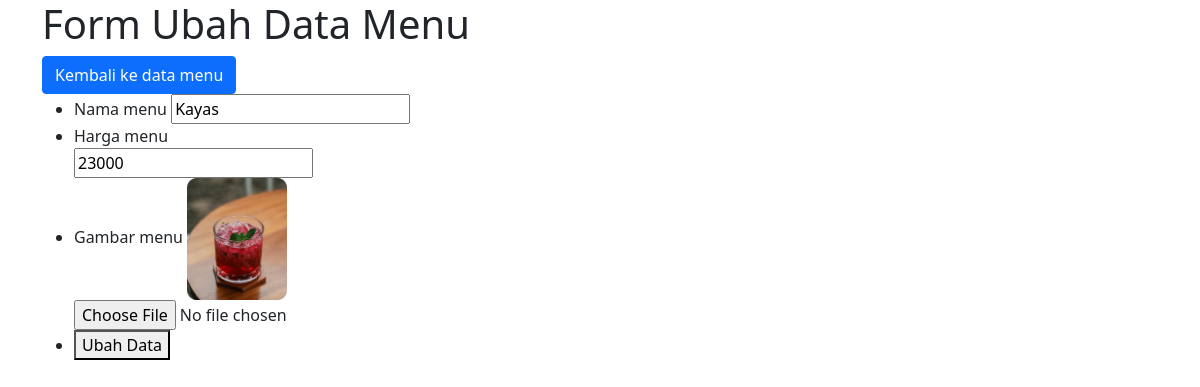
/ubah.php?id=28 (signed in), run on the app's committed database.
### tables this page shows
CREATE TABLE `listmenu` (
  `id` int(11) NOT NULL,
  `nama_menu` varchar(255) NOT NULL,
  `harga_menu` int(10) NOT NULL,
  `gambar` varchar(255) NOT NULL
);

### functions.php (called while the page is built, shortened)
<?php
function koneksi() {
    $conn = mysqli_connect('localhost', 'root', '', 'tubes_213040012') or die('KONEKSI GAGAL!');
    return $conn;
}
function query($query) {
    $conn = koneksi();
    $result = mysqli_query($conn, $query) or die(mysqli_error($conn));
    $rows = [];
    while ($row = mysqli_fetch_assoc($result)) {
        $rows[] = $row;
    }
    return $rows;
}
?>

### ubah.php (the view, shortened to what this page needs)
<?php
require 'functions.php';
$id = $_GET["id"];
$mnu = query("SELECT * FROM listmenu WHERE id = $id")[0];
?>
<!doctype html>
<html lang="en">
  <head>
    <link href="https://cdn.jsdelivr.net/npm/bootstrap@5.1.3/dist/css/bootstrap.min.css" rel="stylesheet">
  </head>
  <body>
    <div class="container">
      <h1>Form Ubah Data  Menu</h1>
      <a href="databasemenu.php" class="btn btn-primary">Kembali ke data menu</a>
      <form action="" method="POST" enctype="multipart/form-data">
      <ul>
        <li>
          <label for="namamenu">Nama menu</label>
          <input type="text" name="namamenu" id="namamenu" required value="<?= $mnu["nama_menu"];?>">
        </li>
        <li>
          <label for="hargamenu">Harga menu</label><br>
          <input type="text" name="hargamenu" id="hargamenu" required value="<?= $mnu["harga_menu"];?>"></li>
        <li>
          <label for="gambar">Gambar menu</label>
          <img src="img/<?= $mnu['gambar'];?>" width="100px"><br>
          <input type="file" name="gambar" id="gambar "></li>
        <li>
          <button type="submit" name="ubah">Ubah Data</button>
        </li>
      </ul>
      </form>
    </div>
  </body>
</html>

### data on the page
listmenu: namamenu "Kayas", hargamenu "23000", gambar (picture)
